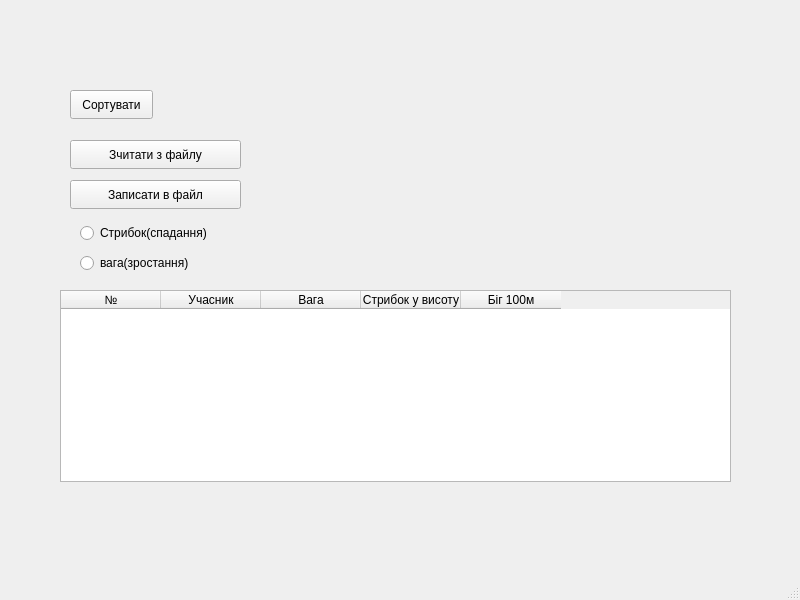
<?xml version="1.0" encoding="UTF-8"?>
<ui version="4.0">
 <class>MainWindow</class>
 <widget class="QMainWindow" name="MainWindow">
  <property name="geometry">
   <rect>
    <x>0</x>
    <y>0</y>
    <width>800</width>
    <height>600</height>
   </rect>
  </property>
  <property name="windowTitle">
   <string>MainWindow</string>
  </property>
  <widget class="QWidget" name="centralwidget">
   <widget class="QTableWidget" name="table_athletesInfo">
    <property name="geometry">
     <rect>
      <x>60</x>
      <y>290</y>
      <width>671</width>
      <height>192</height>
     </rect>
    </property>
    <column>
     <property name="text">
      <string>№</string>
     </property>
    </column>
    <column>
     <property name="text">
      <string>Учасник</string>
     </property>
    </column>
    <column>
     <property name="text">
      <string>Вага</string>
     </property>
    </column>
    <column>
     <property name="text">
      <string>Стрибок у висоту</string>
     </property>
    </column>
    <column>
     <property name="text">
      <string>Біг 100м</string>
     </property>
    </column>
   </widget>
   <widget class="QPushButton" name="btn_fillInfoFromFile">
    <property name="geometry">
     <rect>
      <x>70</x>
      <y>140</y>
      <width>171</width>
      <height>29</height>
     </rect>
    </property>
    <property name="text">
     <string>Зчитати з файлу</string>
    </property>
   </widget>
   <widget class="QPushButton" name="btn_sort">
    <property name="geometry">
     <rect>
      <x>70</x>
      <y>90</y>
      <width>83</width>
      <height>29</height>
     </rect>
    </property>
    <property name="text">
     <string>Сортувати</string>
    </property>
   </widget>
   <widget class="QRadioButton" name="radbut_compareWeight">
    <property name="geometry">
     <rect>
      <x>80</x>
      <y>250</y>
      <width>161</width>
      <height>26</height>
     </rect>
    </property>
    <property name="text">
     <string>вага(зростання)</string>
    </property>
   </widget>
   <widget class="QRadioButton" name="radbtn_compareJump">
    <property name="geometry">
     <rect>
      <x>80</x>
      <y>220</y>
      <width>171</width>
      <height>26</height>
     </rect>
    </property>
    <property name="text">
     <string>Стрибок(спадання)</string>
    </property>
   </widget>
   <widget class="QPushButton" name="btn_writeToFile">
    <property name="geometry">
     <rect>
      <x>70</x>
      <y>180</y>
      <width>171</width>
      <height>29</height>
     </rect>
    </property>
    <property name="text">
     <string>Записати в файл</string>
    </property>
   </widget>
  </widget>
  <widget class="QMenuBar" name="menubar">
   <property name="geometry">
    <rect>
     <x>0</x>
     <y>0</y>
     <width>800</width>
     <height>25</height>
    </rect>
   </property>
  </widget>
  <widget class="QStatusBar" name="statusbar"/>
 </widget>
 <resources/>
 <connections/>
</ui>
